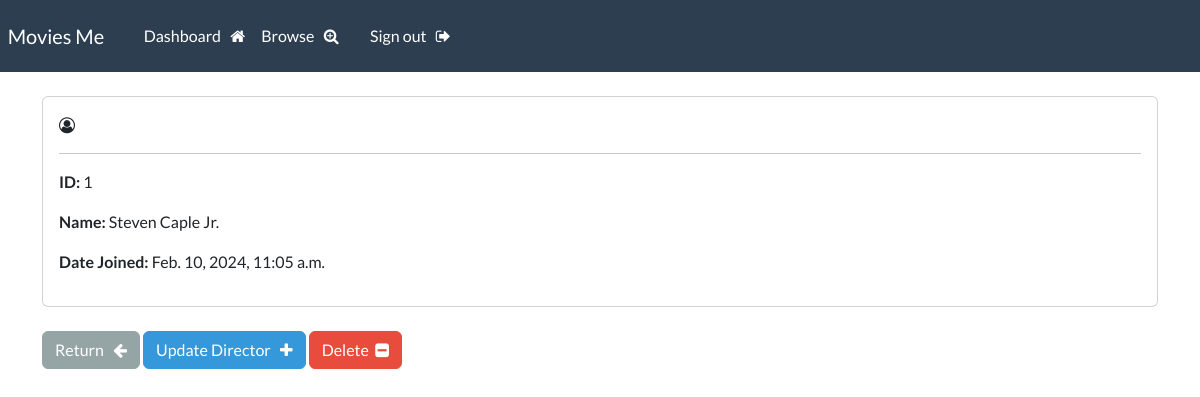
Screenshot of /director/1/ (signed in) with the database file from the repository.
### webapp/models.py (models this page shows)
class Director(models.Model):
    date_created = models.DateTimeField(auto_now_add=True)
    director_name = models.CharField(max_length=100)

### webapp/views.py (the view)
# urls.py: path('director/<int:pk>/', views.singular_director, name="director"),
@login_required(login_url='admin-login')
def singular_director(request, pk):
    all_movies = Director.objects.get(id=pk)
    context = {'director':all_movies}
    return render(request, 'webapp/view-director.html', context=context)

### webapp/templates/webapp/view-director.html (shortened to what this page needs)
{% extends 'webapp/base.html' %} {% block content %}
<div class="card">
    <div class="card-body">
        <i class="fa fa-user-circle-o" aria-hidden="true"></i> &nbsp;
        <hr>
        <p><strong>ID:</strong> {{ director.id }}</p>
        <p><strong>Name:</strong> {{ director.director_name }}</p>
        <p><strong>Date Joined:</strong> {{ director.date_created }}</p>
    </div>
</div>
<br>
<a href="{% url 'dashboard' %}" class="btn btn-secondary">
    Return &nbsp; <i class="fa fa-arrow-left" aria-hidden="true"></i>
</a>
<a href="{% url 'update-director' director.id %}" class="btn btn-info">
    Update Director &nbsp; <i class="fa fa-plus" aria-hidden="true"></i>
</a>
<a href="{% url 'delete-director' director.id %}" class="btn btn-danger">
    Delete &nbsp;<i class="fa fa-minus-square" aria-hidden="true"></i>
</a> {% endblock %}

### rows the page displays
Director: id "1", director_name "Steven Caple Jr.", date_created "Feb. 10, 2024, 11:05 a.m."
